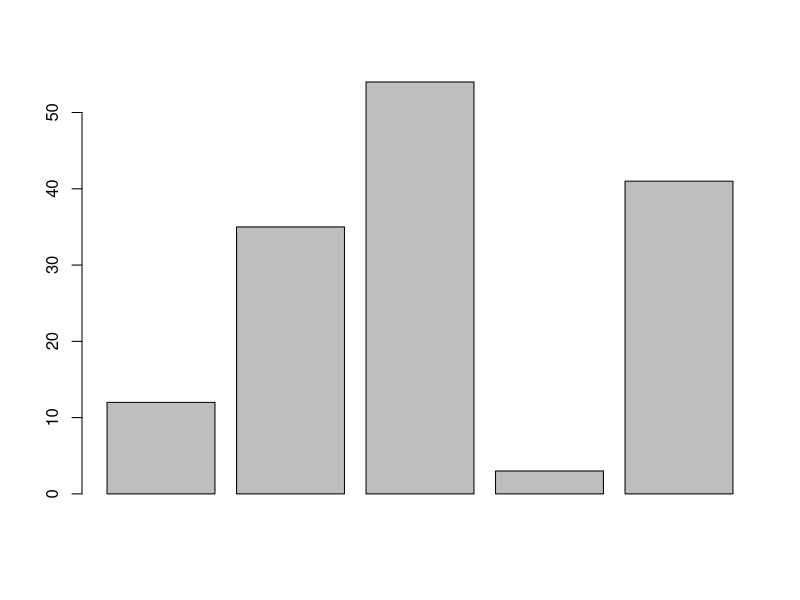
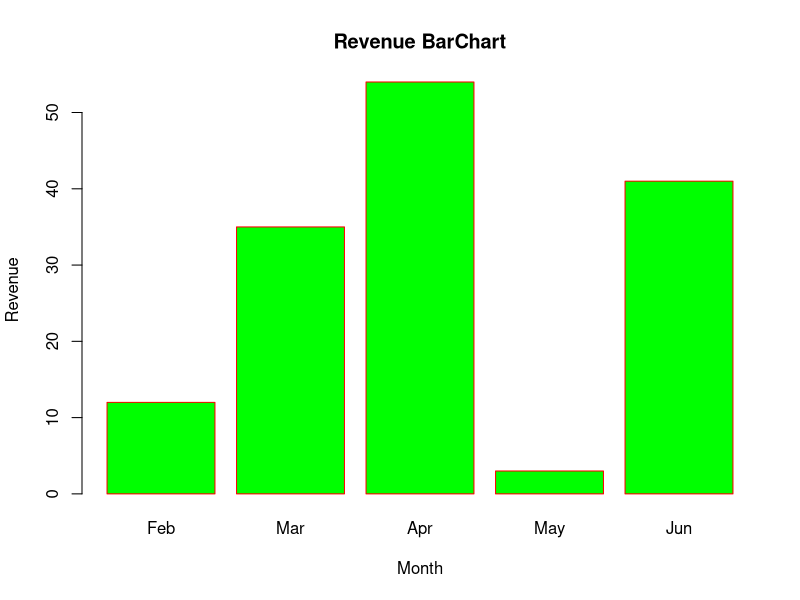
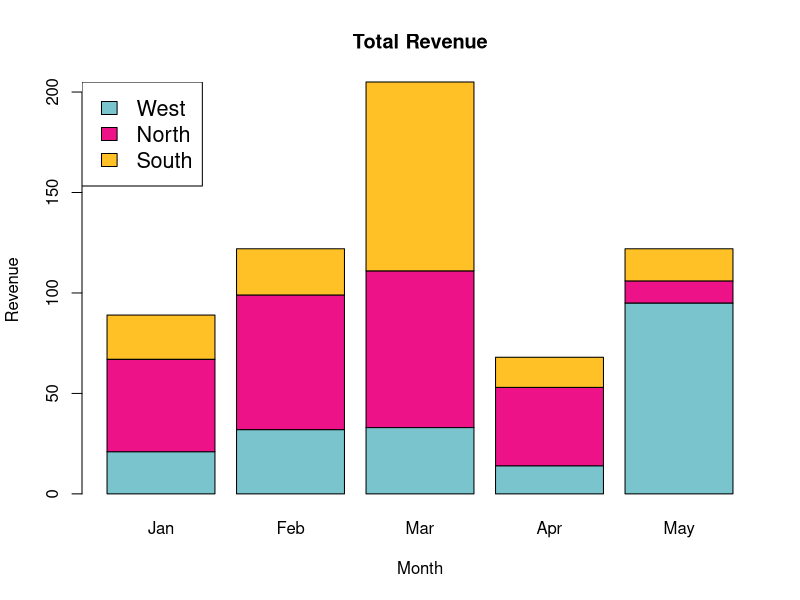

Write R code to recreate these figures, in order.
#6
H<- c(12,35,54,3,41)  
barplot(H)

#7
H<- c(12,35,54,3,41)  
M<- c("Feb","Mar","Apr","May","Jun") 
barplot(H,names.arg = M,xlab = "Month",ylab = "Revenue",col = "green",
        main = "Revenue BarChart",border = "red")

#8

library(RColorBrewer)  
months <- c("Jan","Feb","Mar","Apr","May")  
regions <- c("West","North","South")  
Values <- matrix(c(21,32,33,14,95,46,67,78,39,11,22,23,94,15,16),
                 nrow = 3, ncol = 5, byrow = TRUE)
color=c("cadetblue3","deeppink2","goldenrod1")
barplot(Values, main = "Total Revenue", names.arg = months, xlab = "Month",
        ylab = "Revenue", col =color)  
legend("topleft",regions,cex = 1.3,fill=color) 


